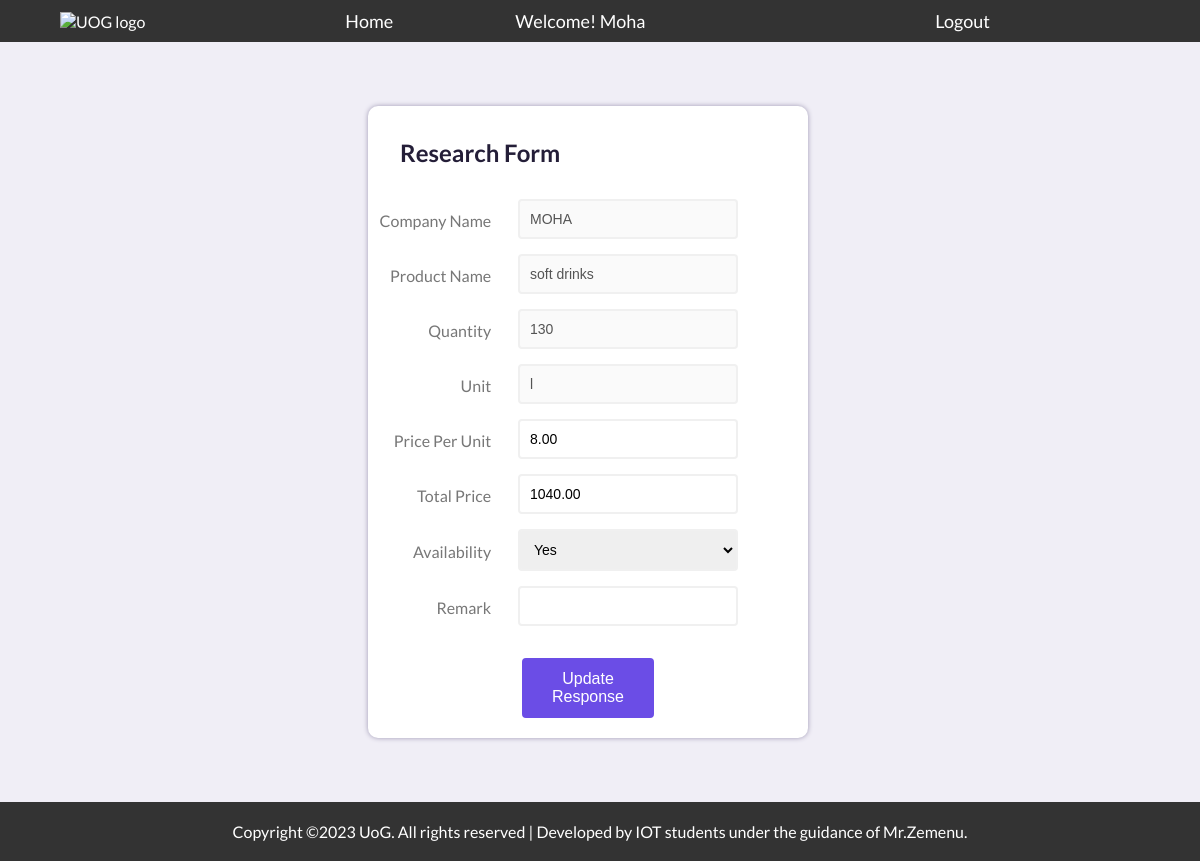
Screenshot of /update_response/1/ (signed in) with the database file from the repository.
### researcher/models.py (models this page shows, shortened)
class Product(models.Model):
    Availability = (
        ('Yes','Yes'),
        ('No','No')
    )
    product_id = models.AutoField(primary_key=True)
    company_name = models.CharField(max_length=100)
    product_name = models.CharField(max_length=100)
    description = models.TextField(blank=True, null=True)
    quantity = models.IntegerField()
    unit = models.ForeignKey(Unit, on_delete=models.CASCADE, blank=True, null=True)
    price = models.DecimalField(max_digits=10, decimal_places=2, blank=True, null=True)
    total = models.DecimalField(max_digits=15, decimal_places=2, blank=True, null=True)
    availability = models.CharField(max_length=100, choices=Availability, blank=True, null=True)
    status = models.CharField(max_length=255, blank=True, null=True)
    remark = models.CharField(max_length=255, blank=True, null=True)
    date = models.DateTimeField(default=datetime.now)

class Unit(models.Model):
    unit_choice = models.CharField(max_length=255, blank=True, null=True)
    def __str__(self):
        return self.unit_choice

### company/views.py (the view, shortened to what this page needs)
# urls.py: path('update_response/<int:pk>/', views.update_response, name='update_response'),
@login_required(login_url='signin')
def update_response(request, pk):
    product_obj = Product.objects.get(product_id=pk)
    return render(request, 'update_user_response.html', {'product': product_obj})

### templates/update_user_response.html (shortened to what this page needs)
{% load static %}
<!DOCTYPE html>
<html lang="en">
  <head>
    <link rel="stylesheet" href="{% static 'css/styles.css' %}" />
    <link rel="stylesheet" href="{% static 'css/home.css' %}" />
  </head>
  <body">
  <header>
    <nav>
      <div class="logo">
        <img src="{% static 'img/UoG-Logo.png' %}" alt="UOG logo" />
      </div>
      <ul>
        <li><a href="/">Home</a></li>
        <li>Welcome! {{request.user.username|capfirst}}</li>
        <li><a href="{% url 'logout' %}">Logout</a></li>
      </ul>
    </nav>
  </header>
  <div class="form-main-container" >
    <div class="left"></div>
    <div class="middle form-middle">
      <form action="" class="form" method="POST" enctype="multipart/form-data">
        <h2>Research Form</h2>
        <div class="profile-form-control">
          <label for="company_name">Company Name</label>
          <input
            disabled
            value="{{product.company_name}}"
            name="company_name"
            type="text"
            id="company_name"
          />
        </div>
        <div class="profile-form-control">
          <label for="product_name">Product Name</label>
          <input
            disabled
            value="{{product.product_name}}"
            name="product_name"
            type="text"
            id="product_name"
            placeholder="Enter product name"
          />
        </div>
        <div class="profile-form-control">
          <label for="quantity">Quantity</label>
          <input
            disabled
            value="{{product.quantity}}"
            name="quantity"
            type="number"
            id="quantity"
            placeholder="Enter the quantity"
          />
        </div>
        <div class="profile-form-control">
          <label for="unit">Unit</label>
          <input
            disabled
            value="{{product.unit}}"
            name="unit"
            type="text"
            id="unit"
          />
        </div>
        <div class="profile-form-control">
          <label for="price">Price Per Unit</label>
          <input
          min="0"
            required
            value="{{product.price}}"
            name="price"
            type="number"
            id="price"
            placeholder="Enter the price"
            oninput="calculateTotal()"
          />
        </div>
        <div class="profile-form-control">
          <label for="total">Total Price</label>
          <input
          readonly
            value="{{product.total}}"
            name="total"
            type="number"
            id="total"
            placeholder="Total Price in Birr"
          />
        </div>
        <div class="profile-form-control">
          <label for="availability">Availability</label>
          <select id="availability" name='availability' required>
            <option selected  value='{{product.availability}}'>{{product.availability}}</option>
          </select>
        </div>
        <div class="profile-form-control">
          <label for="remark">Remark</label>
          <input
            value="{{product.remark}}"
            name="remark"
            type="text"
            id="remark"
            value="{{product.remark}}"
          />
        </div>
        <div style="display: inline;">
          <button type="submit" style="margin-top: 2rem; padding: 10px 5px;">Update Response</button>
        </div>
      </form>
    </div>
    <div class="right"></div>
  </div>
  <footer>
    <p class="my-2">
      Copyright ©2023 UoG. All rights reserved | Developed by IOT students
      under the guidance of Mr.Zemenu.
    </p>
  </footer>
  </body>
</html>

### static/css/styles.css (style rules this page uses)
:root { --color-white: hsl(252, 30%, 100%); --color-light: hsl(252, 30%, 95%); --color-gray: hsl(252, 15%, 65%); --color-primary: hsl(252, 75%, 60%); --color-secondary: hsl(252, 100%, 90%); --color-success: hsl(120, 95%, 65%); --color-danger: hsl(0, 95%, 65%); --color-dark: hsl(252, 30%, 17%); --color-black: hsl(252, 30%, 10%); --border-radius: 2rem; --card-border-radius: 1rem; --btn-padding: 0.6rem 2rem; --search-padding: 0.6rem 1rem; --card-padding: 1rem; --sticky-top-left: 5.4rem; --sticky-top-right: -18rem; }
*, *::before, *::after { margin: 0; padding: 0; outline: 0; box-sizing: border-box; text-decoration: none; border: none; }
.form-main-container { width: 80%; margin: 4rem auto; display: grid; grid-template-columns: 18vw auto 20vw; gap: 2rem; }
.form-middle { border-radius: 10px; background-color: var(--color-white); box-shadow: 0 0 5px var(--color-gray); height: min-content; }
.form-middle h2 { margin: 2rem 2rem; }
.profile-form-control { margin-bottom: 15px; display: flex; justify-content: center; align-items: center; gap: 2rem; position: relative; }
.profile-form-control label { color: #777; margin-bottom: 5px; position: absolute; top: 30%; right: 72%; }
.profile-form-control input, .profile-form-control select, .profile-form-control textarea { border: 2px solid #f0f0f0; border-radius: 4px; display: block; width: 50%; padding: 10px; font-size: 14px; margin-left: 5rem; }
.form-middle button { cursor: pointer; background-color: var(--color-primary); border: 2px solid var(--color-primary); border-radius: 4px; color: #fff; display: block; font-size: 16px; padding: 10px; margin: 20px auto; width: 30%; }

### static/css/home.css (style rules this page uses)
* { margin: 0; padding: 0; box-sizing: border-box; }
header { background-color: #333; color: #fff; padding: 10px; }
nav { display: flex; align-items: center; gap: 200px; position: relative; }
nav .logo img { margin-left: 50px; width: 260px; height: 65px; }
nav ul { list-style: none; display: flex; justify-content: space-between; width: 300px; height: min-content; }
nav ul li { font-size: 18px; }
nav ul li a { color: #fff; text-decoration: none; }
nav ul li:nth-child(3) { position: absolute; right: 200px; }
footer { width: 100%; background-color: #333; color: #fff; text-align: center; padding: 20px; }

### rows the page displays
Product: company_name "MOHA", product_name "soft drinks", quantity "130", unit "l", price "8.00", total "1040.00", availability "Yes"

### other values shown
{{ request.user.username|capfirst }} "Moha"
